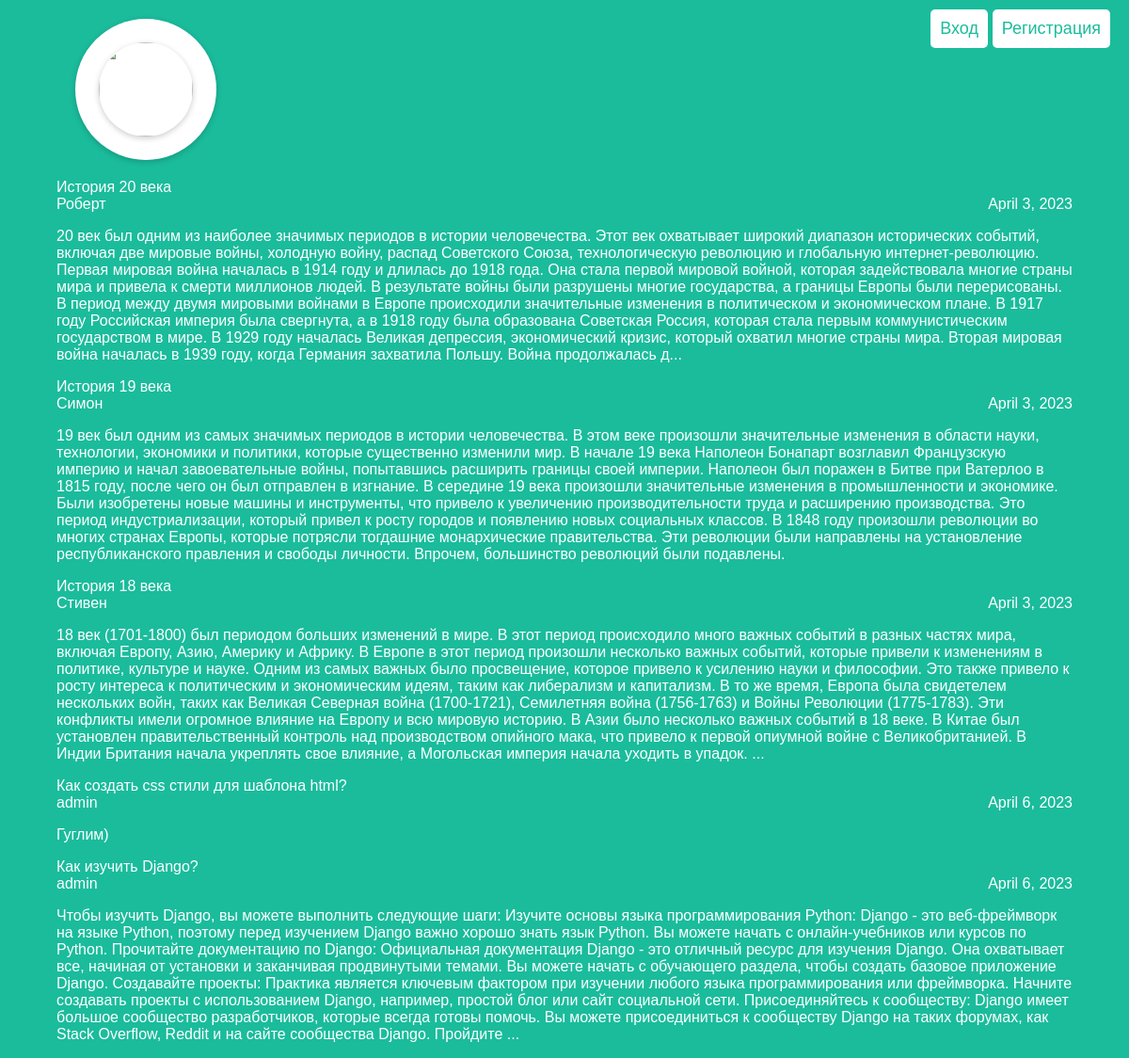
Page /archive/ on the committed database.
### articles/models.py (models this page shows, shortened)
class Article(models.Model):
    title = models.CharField(max_length=200)
    author = models.ForeignKey(User, on_delete=models.CASCADE)
    text = models.TextField()
    created_date = models.DateField(auto_now_add=True)
    def get_excerpt(self):
        return self.text[:1000] + "..." if len(self.text) > 1000 else self.text

### articles/views.py (the view)
# urls.py: path('archive/', views.archive, name='archive'),
def archive(request):
    return render(request, 'archive.html', {"posts": Article.objects.all()})

### articles/templates/archive.html (shortened to what this page needs)
<!DOCTYPE html>
<html lang="en">
<head>
    <link rel="stylesheet" href="{{ STATIC_URL }}/static/article.css">
</head>
<body class="archive">
<div class="header">
    <div class="logo-container">
        <img class="logo" src="https://thumbs.dreamstime.com/b/логотип-талисмана-банана-100374728.jpg" />
    </div>
    {% if request.user.is_authenticated%}
    <a href="{% url 'article' %}" class="register-link">Создать статью</a>
    <a href="{% url 'logout' %}" class="logout">Выйти</a>
    {% else %}
    <a href="{% url 'registration' %}" class="register-link">Регистрация</a>
    <a href="{% url 'login' %}" class="login">Вход</a>
    {% endif %}
</div>
<div class="archive1">
    {% for post in posts %}
        <div class="one-post">
            <a href="{% url 'get_article' post.id %}" class="post-title">{{ post.title }}</a>
            <div class="article-info">
                <div class="article-author">{{ post.author.username }}</div>
                <div class="article-created-date">{{ post.created_date }}</div>
            </div>
            <p class="article-text">{{ post.get_excerpt }}</p>
        </div>
    {% endfor %}
</div>
</body>
</html>

### articles/static/article.css (style rules this page uses)
body { background: #1abc9c; font-family: Tahoma, Arial, sans-serif; color: #ffffff; }
.archive { width: 1080px; margin-left: auto; margin-right: auto; }
.article-author { width: 50%; float: left; }
.article-created-date { text-align: right; }
a { text-decoration: none; color: #ffffff; }
.register-link { position: absolute; top: 10px; right: 20px; padding: 10px; background-color: #fff; color: #1abc9c; font-size: 18px; text-decoration: none; border: none; border-radius: 5px; }
.login { position: absolute; top: 10px; right: 150px; padding: 10px; background-color: #fff; color: #1abc9c; font-size: 18px; text-decoration: none; border: none; border-radius: 5px; }
.logo-container { display: flex; justify-content: center; align-items: center; height: 150px; width: 150px; border-radius: 50%; background-color: #ffffff; box-shadow: 0px 2px 6px rgba(0, 0, 0, 0.2); margin: 20px; }
.logo { height: 100px; width: 100px; border-radius: 50%; object-fit: cover; object-position: center; box-shadow: 0px 2px 6px rgba(0, 0, 0, 0.2); }

### rows in the picture
Article: title "История 20 века", author.username "Роберт", created_date "April 3, 2023", get_excerpt "20 век был одним из наиболее значимых периодов в истории человечества. Этот век охватывает широкий диапазон исторических событий, включая две мировые войны, холодную войну, распад Советского Союза, технологическую революцию и глобальную интернет-революцию. Первая мировая война началась в 1914 году и длилась до 1918 года. Она стала первой мировой войной, которая задействовала многие страны мира и привела к смерти миллионов людей. В результате войны были разрушены многие государства, а границы Европы были перерисованы. В период между двумя мировыми войнами в Европе происходили значительные изменения в политическом и экономическом плане. В 1917 году Российская империя была свергнута, а в 1918…"
Article: title "История 19 века", author.username "Симон", created_date "April 3, 2023", get_excerpt "19 век был одним из самых значимых периодов в истории человечества. В этом веке произошли значительные изменения в области науки, технологии, экономики и политики, которые существенно изменили мир. В начале 19 века Наполеон Бонапарт возглавил Французскую империю и начал завоевательные войны, попытавшись расширить границы своей империи. Наполеон был поражен в Битве при Ватерлоо в 1815 году, после чего он был отправлен в изгнание. В середине 19 века произошли значительные изменения в промышленности и экономике. Были изобретены новые машины и инструменты, что привело к увеличению производительности труда и расширению производства. Это период индустриализации, который привел к росту городов и…"
Article: title "История 18 века", author.username "Стивен", created_date "April 3, 2023", get_excerpt "18 век (1701-1800) был периодом больших изменений в мире. В этот период происходило много важных событий в разных частях мира, включая Европу, Азию, Америку и Африку. В Европе в этот период произошли несколько важных событий, которые привели к изменениям в политике, культуре и науке. Одним из самых важных было просвещение, которое привело к усилению науки и философии. Это также привело к росту интереса к политическим и экономическим идеям, таким как либерализм и капитализм. В то же время, Европа была свидетелем нескольких войн, таких как Великая Северная война (1700-1721), Семилетняя война (1756-1763) и Войны Революции (1775-1783). Эти конфликты имели огромное влияние на Европу и всю…"
Article: title "Как создать css стили для шаблона html?", author.username "admin", created_date "April 6, 2023", get_excerpt "Гуглим)"
Article: title "Как изучить Django?", author.username "admin", created_date "April 6, 2023", get_excerpt "Чтобы изучить Django, вы можете выполнить следующие шаги: Изучите основы языка программирования Python: Django - это веб-фреймворк на языке Python, поэтому перед изучением Django важно хорошо знать язык Python. Вы можете начать с онлайн-учебников или курсов по Python. Прочитайте документацию по Django: Официальная документация Django - это отличный ресурс для изучения Django. Она охватывает все, начиная от установки и заканчивая продвинутыми темами. Вы можете начать с обучающего раздела, чтобы создать базовое приложение Django. Создавайте проекты: Практика является ключевым фактором при изучении любого языка программирования или фреймворка. Начните создавать проекты с использованием Django,…"
